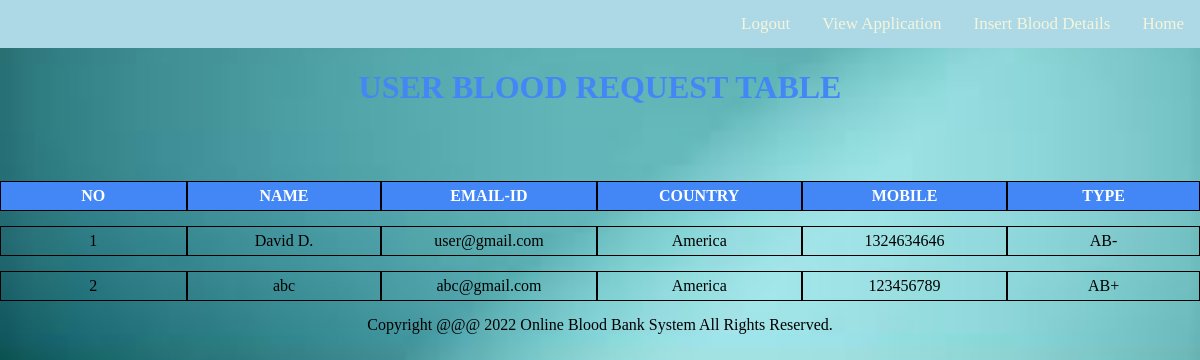
The app's page /bloodrequest.php (signed in) with its own data.
### tables this page shows
CREATE TABLE `bloodrequest` (
  `reqid` int(11) NOT NULL,
  `hid` int(11) NOT NULL,
  `rid` int(11) NOT NULL,
  `bg` varchar(11) NOT NULL
);

CREATE TABLE `receivers` (
  `id` int(11) NOT NULL,
  `rname` varchar(100) NOT NULL,
  `remail` varchar(100) NOT NULL,
  `rpassword` varchar(100) NOT NULL,
  `rphone` varchar(100) NOT NULL,
  `rbg` varchar(10) NOT NULL,
  `rcity` varchar(100) NOT NULL
);

### message.php (called while the page is built, shortened)
<?php
$counter=0; if(isset($_GET['msg'])) {
	?>
	<div id="message">
		<button type="button" class="close" data-dismiss="alert" title="close">&times;</button><?php echo $_GET['msg'];?>
	</div>
<?php }?>

### bloodrequest.php (the view, shortened to what this page needs)
<?php
require 'active/connection.php';
if (!isset($_SESSION['hid'])) {
    header('location:login.php');
} else {
    $hid = $_SESSION['hid'];
    $sql = "SELECT bloodrequest.*, receivers.* FROM bloodrequest, receivers WHERE hid='$hid' AND bloodrequest.rid=receivers.id";
    $result = mysqli_query($conn, $sql);
?>
<!DOCTYPE html>
<html>
<head>
</head>
<body>
    <?php require 'navbar/navbaradmin.php'; ?>
    <?php require 'message.php'; ?>
    <div>
        <table>
            <center><h1>USER BLOOD REQUEST TABLE</h1></center>
            <br>
            <tr>
                <th>NO</th>
                <th>NAME</th>
                <th>EMAIL-ID</th>
                <th>COUNTRY</th>
                <th>MOBILE</th>
                <th>TYPE</th>
            </tr>
            <?php while ($row = mysqli_fetch_array($result)) { ?>
                <tr>
                    <td><?php echo ++$counter; ?></td>
                    <td><?php echo $row['rname']; ?></td>
                    <td><?php echo $row['remail']; ?></td>
                    <td><?php echo $row['rcity']; ?></td>
                    <td><?php echo $row['rphone']; ?></td>
                    <td><?php echo $row['bg']; ?></td>
                </tr>
            <?php } ?>
        </table>
    </div>
    <?php require 'footer.php'; ?>
</body>
</html>
<?php } ?>

### bloodrequest.php (style rules this page uses)
body { background-image: url("back.jfif"); height: 100%; width: 100%; background-position: center; background-repeat: no-repeat; background-size: cover; margin: 0; padding: 0; font-family: Arial, sans-serif; }
table { border-collapse: separate; border-spacing: 0 15px; margin-top: 20px; }
th { background-color: #4287f5; color: white; }
th, td { width: 250px; text-align: center; border: 1px solid black; padding: 5px; }
h1 { color: #4287f5; }

### navbar/navbaradmin.php (style rules this page uses)
body { margin: 0; font-family: Times New Roman, sans-serif; }

### records on screen
bloodrequest: receivers.rname "David D.", receivers.remail "user@gmail.com", receivers.rcity "America", receivers.rphone "1324634646", bg "AB-"
bloodrequest: receivers.rname "abc", receivers.remail "abc@gmail.com", receivers.rcity "America", receivers.rphone "123456789", bg "AB+"
